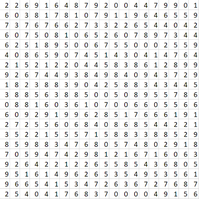
#> input picture files/Lab8andWS9Images/400ran.png, 199 x 199 px, shrunk from 466 x 466 before the run
$ jupyter execute --allow-errors P3700_Lab8_Collie.ipynb   (older library calls are emulated)
#> lines starting #> are read from the running program, lines starting #| are printed output that depends on the picture; after the words box and inside, x2 and y2 are one past the last pixel; in counts of white or black regions, pixels touching at a corner belong together
**Physics 3700 Lab 8**

***1. Histogram Equalization.*** *In the worksheet earlier this week, you adjusted contrast and brightness by hand. An automated approach to this is histogram equalization which uses the image’s own histogram to re-weight the gray scale levels in the image.*

$$ Gnew = \frac{\#Pixels with gray scale level ≤ G}{Total pixels}*(Max gray scale level)
$$

*(a) Write a function that takes an image as a 2D list and returns a 2D list of the image after histogram equalization has been applied.*

[cell 1]
import scipy.misc
from scipy import signal
import matplotlib.pyplot as plt
import numpy as np
import time
import matplotlib.image as mpimg
#> (the rest of this cell did not finish here and is left out)

[cell 2]
# This function takes the image and uses the Gnew calculation above to do adjust do an auto
#  adjust on the image.

def hist_equal(image_2D):
    image_1D = image_2D.ravel()    # covert image to a 1D image
    max_grey = max(image_1D)       # find the max grey level in the image
    total_pixels = len(image_1D)
    image_1D_equal = []

    # counts for each grey scale pixel
    grey_counts, binEdges = np.histogram(image_1D, bins=256)

    # adjust the pixel according the the Gnew calc aboove
    for n in image_1D:
        image_1D_equal.append(sum(grey_counts[:n+1])/total_pixels*max_grey)

    # reassemble into 2D

    image_2D_equal = np.array(image_1D_equal).reshape(image_2D.shape)
    return image_2D_equal

*(b) Test your function on the ascent image.*

[cell 3]
plt.gray()
fig, (ax1, ax2) = plt.subplots(1, 2, figsize=(12,12))
ax1.set_title('Original Pic')
#> (the rest of this cell did not finish here and is left out)

***2. Convolution (Correlation) to Find a Pattern.*** *We’ve already seen how correlation can be used to find a sinc function in noise. Here we will take that same idea to find a pattern in an image.*

*(a) Load the image 400ran.png Your task is to find all the 2’s in the image. The following bit of code will grayscale the colour png image with 128 grayscale levels.*

         def rgb2gray(rgb):
             return np.dot(rgb[...,:3], [0.299, 0.587, 0.114])
         gray1 = np.floor(rgb2gray(img1)*128+0.5)

[cell 4]
ran400=mpimg.imread("./files/Lab8andWS9Images/400ran.png")
#> ran400 is the input picture: shape (199, 199, 3) float32; mean R, G, B 0.921, 0.921, 0.921
def rgb2gray(rgb):
    return np.dot(rgb[...,:3], [0.299, 0.587, 0.114])
ran400_grey = np.floor(rgb2gray(ran400)*128+0.5)

[cell 5]
plt.gray()
plt.figure(figsize=(8,8))
plt.imshow(ran400_grey)
plt.show()

*(b) Make a template image of the 2. You can just clip out a 2 from the main image with*

         template = np.copy(img[y1:y2, x1:x2])
         template-=template.mean()

*where the 2D list holding the image is called img and y1:y2, x1:x2 are the pixels in the image counting from the top left. The second line scales the template to increase the contrast.*

[cell 6]
# took an educated guess where a 2 and used this plot to make sure there was nothing else
#   in the image
plt.gray()
plt.figure(figsize=(4,4))
plt.imshow(ran400_grey[0:22,0:22])
plt.show()

[cell 7]
# make an image according to the image location found above and scale to only include the 2
image_of_2 = np.copy(ran400_grey[6:18,12:20])
image_of_2-=image_of_2.mean()
plt.gray()
plt.figure(figsize=(4,4))
plt.imshow(image_of_2)
plt.show()

*(c) Correlate the template with the image with*

    signal.correlate2d(img,template,boundary=’symm’, mode=’same’).

[cell 8]
finding_2 = signal.correlate2d(ran400_grey,image_of_2,boundary='symm', mode='same')
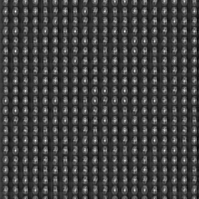
#> finding_2: shape (199, 199) float64; min -17548.5, max 52471.2, mean 44.7; drawn with min black and max white

*(d) Plot the 2D correlation. The 2’s should show up as bright spots.*

[cell 9]
plt.gray()
fig, (ax1, ax2) = plt.subplots(1, 2, figsize=(12,12))
ax1.set_title('Original Pic')
ax1.imshow(ran400_grey)
ax2.set_title('2s Locations')
ax2.imshow(finding_2)
plt.show()

*(e) Plot a histogram of the values in the correlation. The bright spots should be the points farthest
right.*

[cell 10]
# scale the correlation data
range_finding_2 = finding_2.max()-finding_2.min()
#> range_finding_2 = 70019.7
bin_size = int(range_finding_2/128)
#> bin_size = 547
w,h=len(finding_2),len(finding_2) #w for width and h for height
#> w = 199; h = 199
new_finding_2 = np.zeros((w,h))
i=0
while i < w:
    j=0
    while j < h:
        new_pixel = (finding_2[i][j]+(-finding_2.min()))//bin_size
        new_finding_2[i][j] = new_pixel
        j+=1
    i+=1
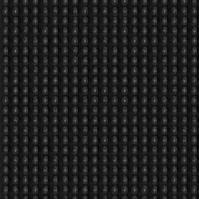
#> new_finding_2: shape (199, 199) float64; min 0, max 128, mean 31.7
#> after the loop, i = 199

[cell 11]
# finding the histogram of the correlation
plt.hist(finding_2.ravel(), bins=100)
plt.show()
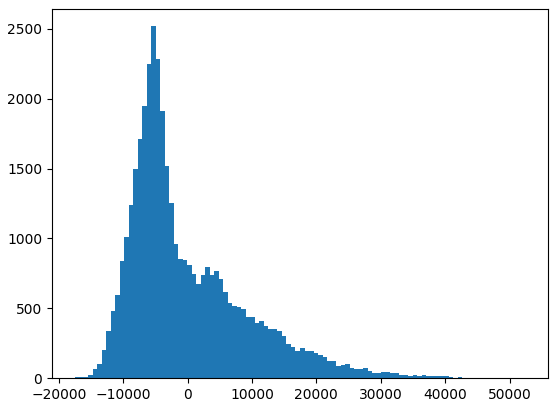
#> figure drawn by matplotlib, 1 panel; tallest bar 2519 high, from x = -5645.1 to -4944.9

*(f) One way to increase the visibility of the bright spots is to set all values of of the correlation to zero, unless the value is above some threshold. Decide on a threshold from your histogram in the previous question and zero everything else in the correlation.*

[cell 12]
# setting a threshold to only include the bright spots of the correlation. Everyting
#  below the threshold is set to zero and anything above it is increase to max
i=0
new_finding_2_dots = np.zeros((w,h))
while i < w:
    j=0
    while j < h:
        new_pixel = (finding_2[i][j]+(-finding_2.min()))//bin_size
        if new_pixel < 88:
            new_pixel = 0
        elif new_pixel >= 88:
            new_pixel = 127
        new_finding_2_dots[i][j] = new_pixel
        j+=1
    i+=1
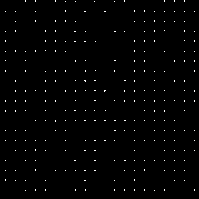
#> new_finding_2_dots: shape (199, 199) float64; values 0 (black) and 127 (white), 0.95% white in thin lines or dots
#> after the loop, i = 199

*(g) Plot the 2D correlation again after the zero’ing. The image should be black with only white spots at the location of the 2’s.*

[cell 13]
plt.gray()
fig, (ax1, ax2) = plt.subplots(1, 2, figsize=(12,12))
ax1.set_title('Original Pic')
ax1.imshow(ran400_grey)
ax2.set_title('2s Locations')
ax2.imshow(new_finding_2_dots)
plt.show()

***3. Dice Image.** *Image addition and subtraction can be used to combine images in different ways. Load dice_gray.png and avocado_gray.png. Devise a method to combine the images to produce the following output.*

[cell 14]
image_dice=mpimg.imread("./files/Lab8andWS9Images/dice_gray.png")
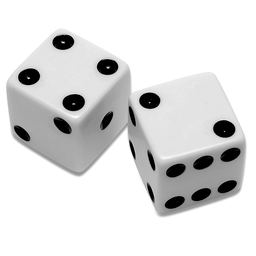
#> input picture files/Lab8andWS9Images/dice_gray.png, 256 x 256 px, shrunk from 600 x 600 before the run
#> image_dice is the input picture: shape (256, 256, 4) float32; mean R, G, B, A 0.866, 0.866, 0.866, 1
image_avacado=mpimg.imread("./files/Lab8andWS9Images/avocado_gray.png")
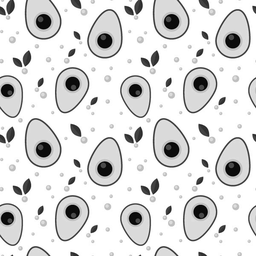
#> input picture files/Lab8andWS9Images/avocado_gray.png, 256 x 256 px, shrunk from 600 x 600 before the run
#> image_avacado is the input picture: shape (256, 256, 4) float32; mean R, G, B, A 0.863, 0.863, 0.863, 1
dice_grey = np.floor(rgb2gray(image_dice)*128+0.5)
avacado_grey = np.floor(rgb2gray(image_avacado)*128+0.5)
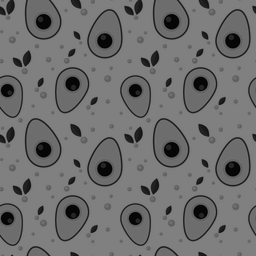
#> avacado_grey: shape (256, 256) float64; min 0, max 128, mean 110.4
plt.gray()
fig, (ax1, ax2) = plt.subplots(1, 2, figsize=(12,12))
ax1.set_title('Dice Image')
ax1.imshow(dice_grey)
ax2.set_title('Avacado Image')
ax2.imshow(avacado_grey)
plt.show()

[cell 15]
# I decided to take multiple steps to get the target image. The steps can be conbined
#  and streamlined but I thought this might be better to show the result of each step
#  and my thought process.

[cell 16]
# make a revese silouette of the dice image
white_dice_1D= []
dice_grey_1D= dice_grey.ravel()

for n in dice_grey_1D:   # set all white to black and set everything else to white
    if n >= 127:
        new_pixel = 0
    elif n > 0:
        new_pixel = 127
    white_dice_1D.append(new_pixel)
#> after the loop, white_dice_1D = 65536 items
white_dice_2D = np.array(white_dice_1D).reshape(dice_grey.shape)
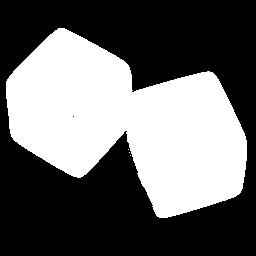
#> white_dice_2D: shape (256, 256) int64; values 0 (black) and 127 (white), 41.1% white; 4 white regions (3 under 20 px), largest, box (x1, y1, x2, y2) and area: (6, 28, 247, 218) 26900

[cell 17]
plt.gray()
plt.imshow(white_dice_2D)
plt.title('Dice image cut out and reversed silouetted')
plt.show()

[cell 18]
# this function cuts out the shape of one image from another image

def image_removal(image1, image2):
    image1_1D = image1.ravel()
    image2_1D = image2.ravel()
    result_image = []
    result_image_1D = []
    for n1, n2 in zip(image1_1D, image2_1D):
        sub_num = n1 - n2
        if sub_num < 0:
            sub_num = 0
        result_image.append(sub_num)
#> this loop made 65536 passes
#> n1 on passes 1 to 3: 125, 104, 101
#> after the loop, result_image = 65536 items
    result_image_2D = np.array(result_image).reshape(image1.shape)
    return result_image_2D

[cell 19]
# make a hole for where the dice image will be added so that the images will not be
#  overlayed and only the dice image will show
avacado_minus_dice = image_removal(avacado_grey,white_dice_2D)
plt.gray()
plt.imshow(avacado_minus_dice)
plt.title('Avacado image with dice image removed')
plt.show()

[cell 20]
# this function adds two images together

def image_addition(image1, image2):
    image1_1D = image1.ravel()
    image2_1D = image2.ravel()
    result_image = []
    result_image_1D = []
    for n1, n2 in zip(image1_1D, image2_1D):
        add_num = n1 + n2
        if add_num >127:
            add_num = 127
        result_image.append(add_num)
    result_image_2D = np.array(result_image).reshape(image1.shape)
    return result_image_2D

[cell 21]
# make the background of the dice image black so that when it is added to another image
#  the white background of this image will not interfere with the other the other image.
black_back_dice_1D = []
for n in dice_grey_1D:
    new_pixel = n
    if n >= 127:
        new_pixel = 0
    black_back_dice_1D.append(new_pixel)
#> after the loop, black_back_dice_1D = 65536 items
black_back_dice_2D = np.array(black_back_dice_1D).reshape(dice_grey.shape)
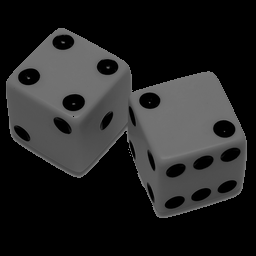
#> black_back_dice_2D: shape (256, 256) float64; min 0, max 126, mean 35.3

[cell 22]
plt.gray()
plt.imshow(black_back_dice_2D)
plt.title('Dice image with background removed')
plt.show()

[cell 23]
# add the image of avacado background and the image of the dice with background removed to
#   produce the target image.
dice_avacado = image_addition(avacado_minus_dice,black_back_dice_2D)
#> the loop in image_addition, `for n1, n2 in zip(image1_1D, image2_1D):` made 65536 passes
#> n1 on passes 1 to 12: 125, 104, 101, 97, 123, 127, 127, 125, 128, 102, 38, 33
#> in image_addition, `result_image_2D = np.array(result_image).reshape(image1.shape)`:
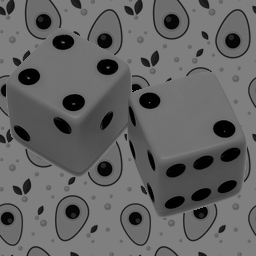
#> result_image_2D: shape (256, 256) float64; min 0, max 127, mean 100.4
